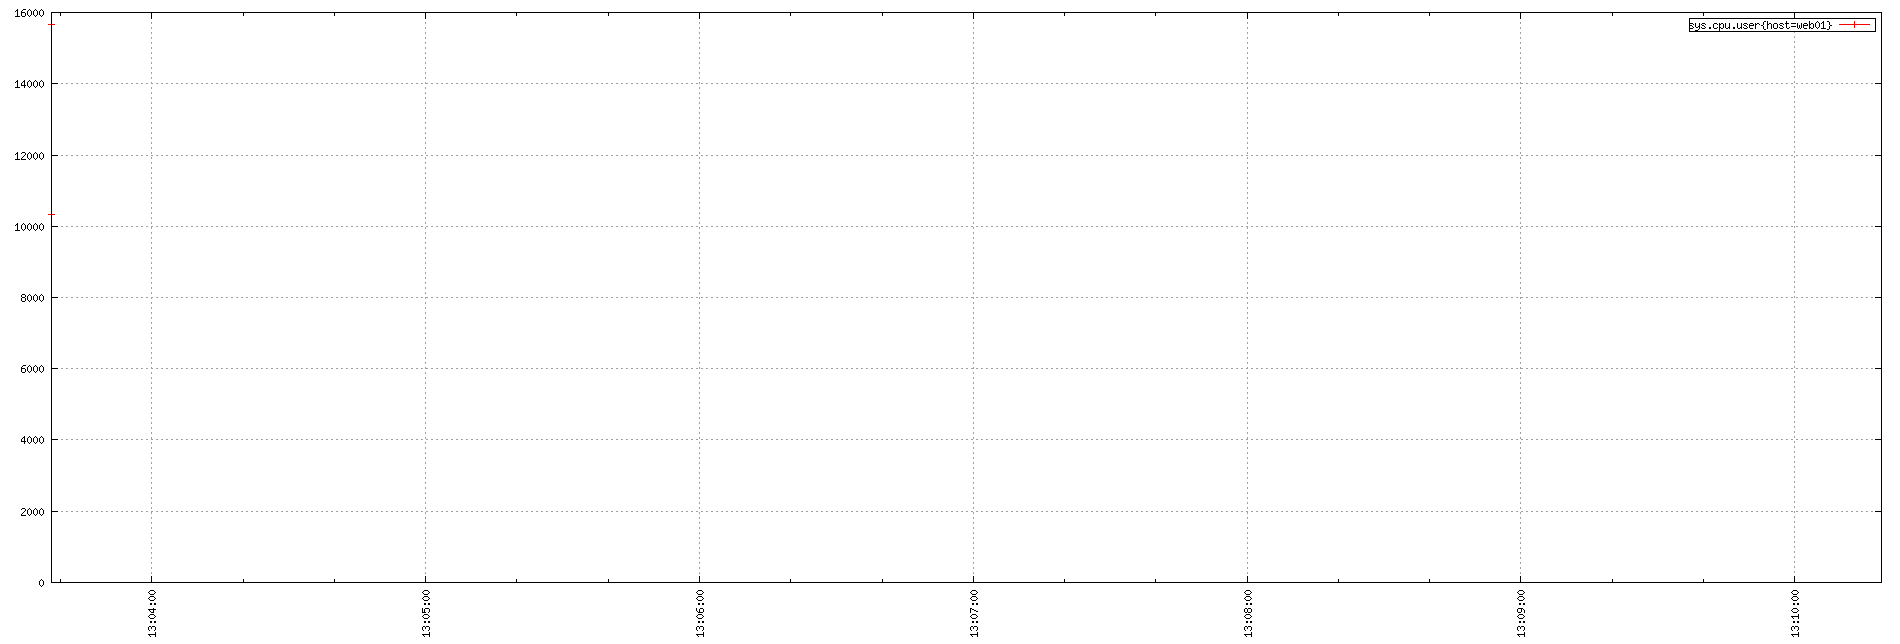

Reproduce this figure in gnuplot.
set term png small size 1900,644
set xdata time
set timefmt "%s"
if (GPVAL_VERSION < 4.6) set xtics rotate; else set xtics rotate right
set output "${TMPDIR-'tmp'}/tsd/1a6d3f51.png"
set xrange ["1670245418":"1670245819"]
set format x "%H:%M:%S"
set grid
set style data linespoint
set key right box
set yrange [0:]
plot  "${TMPDIR-'tmp'}/tsd/1a6d3f51_0.dat" using 1:2 title "sys.cpu.user{host=web01}"
